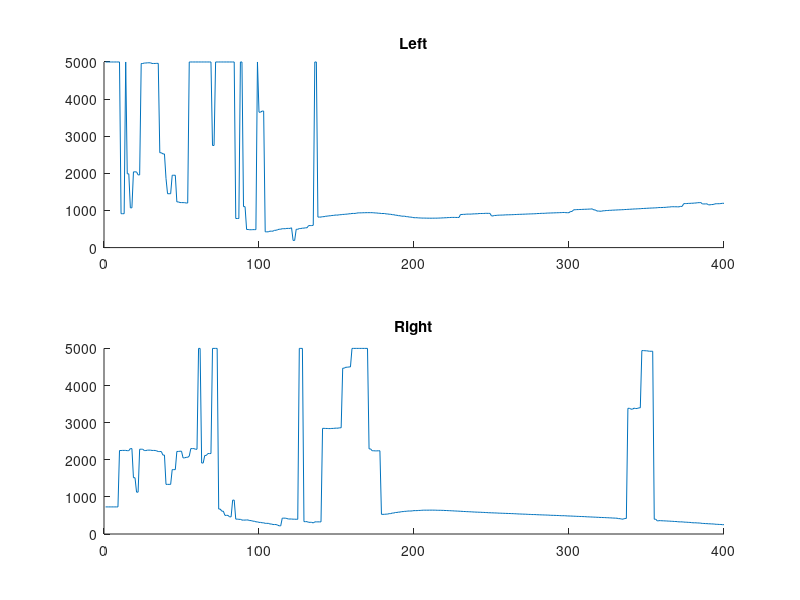
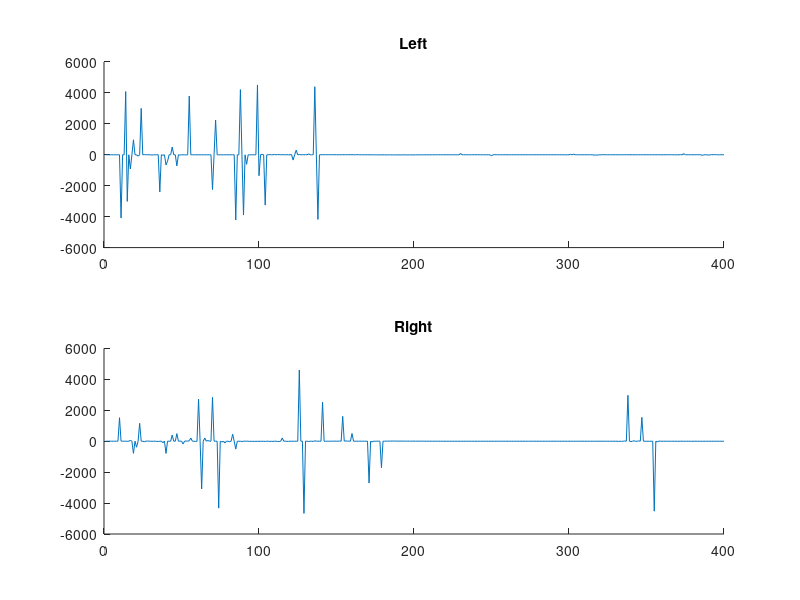

Source code (MATLAB) for these figures, in order:
load('sensors.mat')
figure; 
subplot(2,1,1),hold on,title('Left'),plot(sensors(:,1));
subplot(2,1,2),hold on,title('Right'),plot(sensors(:,8));

figure; 
subplot(2,1,1),hold on,title('Left'),plot(gradSensors(:,1));
subplot(2,1,2),hold on,title('Right'),plot(gradSensors(:,8));